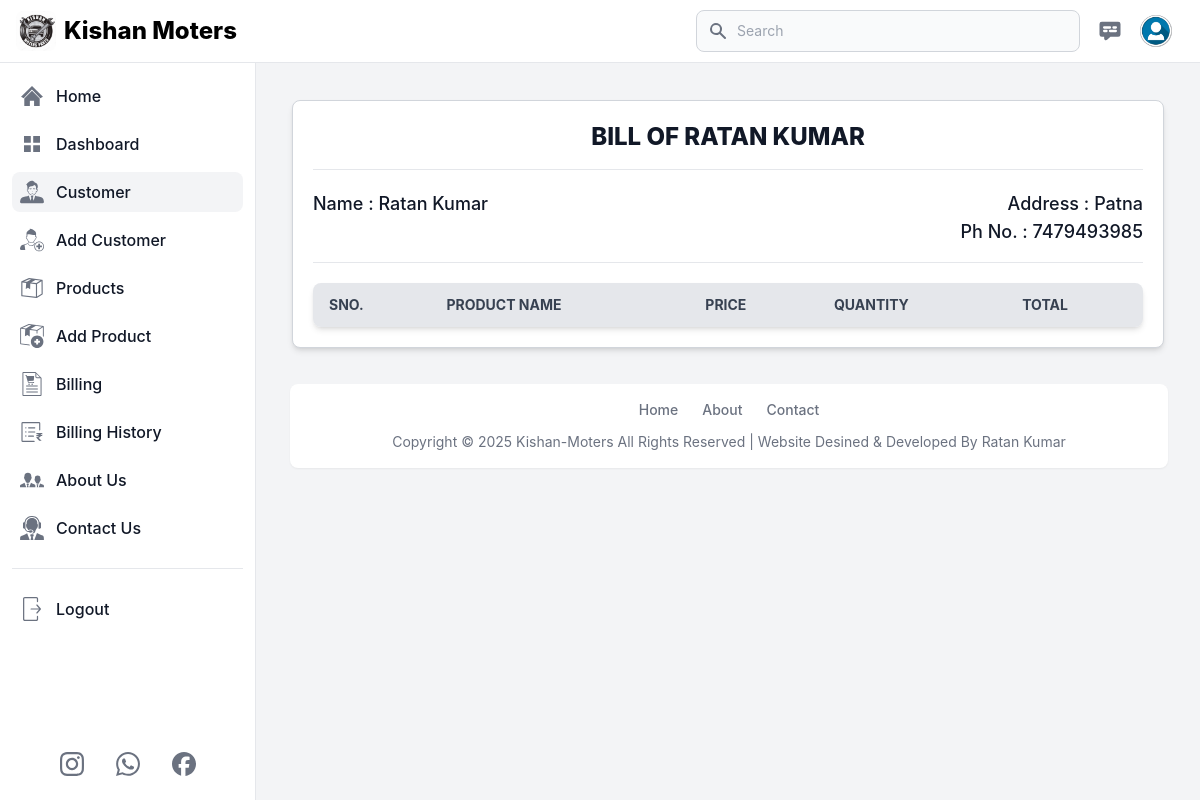
/customer_billing_detail/2/17 (signed in), run on an earlier commit of the app's database.
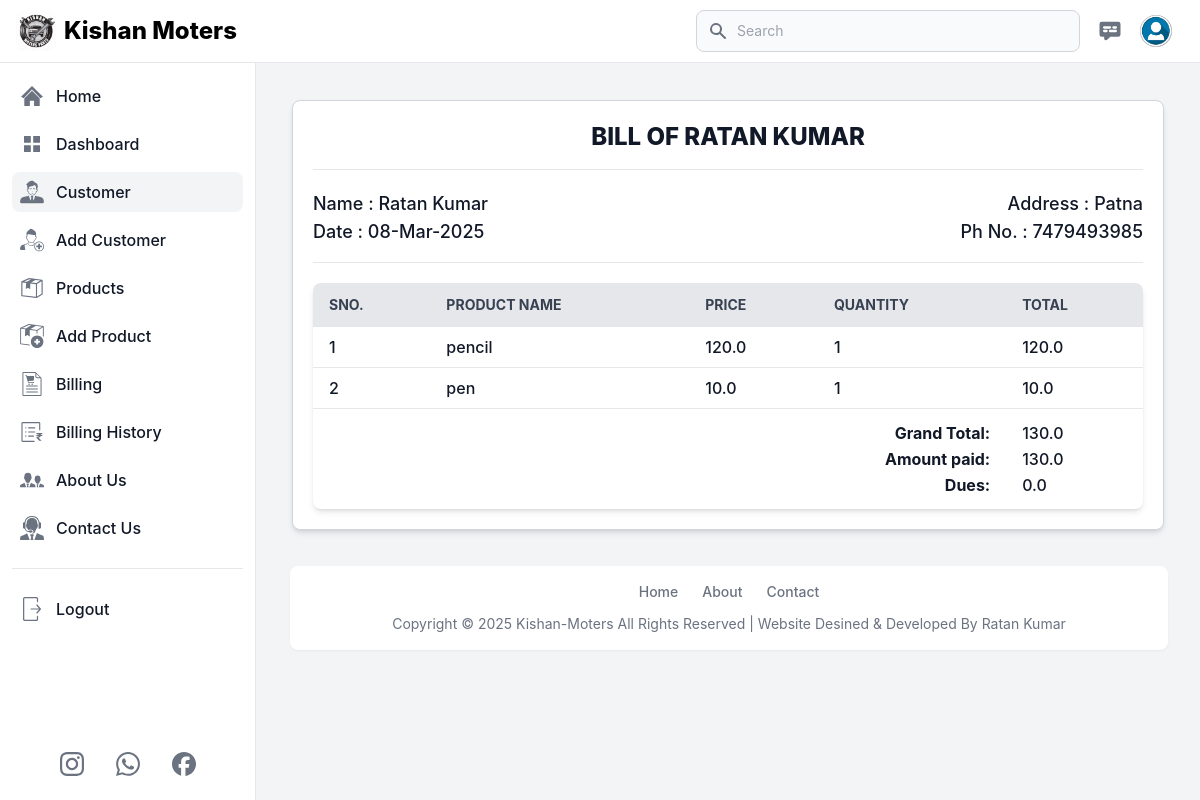
And on a later commit of the database.
### app.py (models this page shows, shortened)
class Customer(db.Model):
    id = db.Column(db.Integer, primary_key=True)
    user_id = db.Column(db.Integer, db.ForeignKey('user.id'), nullable=False)
    customer_name = db.Column(db.String(100), nullable=False)
    customer_village = db.Column(db.String(100), nullable=False)
    customer_mob_no = db.Column(db.String(100), nullable=False)

class BillingDetails(db.Model):
    id = db.Column(db.Integer, primary_key=True)
    billing_id = db.Column(db.Integer, db.ForeignKey('billing.id'), nullable=False)
    product_id = db.Column(db.Integer, db.ForeignKey('products.id'), nullable=False)
    quantity = db.Column(db.Integer, nullable=False)
    total_price = db.Column(db.Float, nullable=False)
    billing = db.relationship('Billing', backref=db.backref('details', lazy=True, cascade="all"))
    product = db.relationship('Products', backref=db.backref('billing_details', lazy=True, cascade="all"))

class Billing(db.Model):
    id = db.Column(db.Integer, primary_key=True)
    customer_id = db.Column(db.Integer, db.ForeignKey('customer.id'), nullable=False)
    billing_date = db.Column(db.DateTime, default=india_time)
    total_amount = db.Column(db.Float, nullable=False)
    amount_paid = db.Column(db.Float, default=0)  # Amount the customer paid
    dues = db.Column(db.Float, default=0)  # Remaining amount to be paid
    customer = db.relationship('Customer', backref=db.backref('bills', lazy=True, cascade="all"))

class Products(db.Model):
    id = db.Column(db.Integer, primary_key=True)
    user_id = db.Column(db.Integer, db.ForeignKey('user.id'), nullable=False)
    prod_name = db.Column(db.String(100), nullable=False)
    prod_quantity = db.Column(db.Integer, nullable=False)
    prod_sell_price = db.Column(db.Integer, nullable=False)
    prod_mrp = db.Column(db.Integer, nullable=False)
    prod_buy_price = db.Column(db.Integer, nullable=False)
    prod_min_quantity = db.Column(db.Integer, nullable=False)

### app.py (the view)
@app.route('/customer_billing_detail/<int:custo_id>/<int:bill_id>', methods=['GET'])
def customer_billing_detail(custo_id, bill_id):
    if 'email' in session:
        user = User.query.filter_by(email=session['email']).first()
        customer = Customer.query.filter_by(id=custo_id, user_id=user.id).first()
        messages = Contact_us.query.order_by(Contact_us.id.desc()).all()
        customer_billing_details = (
            db.session.query(BillingDetails, Billing, Products)
            .join(Billing, BillingDetails.billing_id == Billing.id)
            .join(Products, BillingDetails.product_id == Products.id)
            .filter(Billing.id == bill_id)
            .all()
        )
        return render_template(
            'customer_bill_detail.html',
            title='Customer Detail',
            current_page='customer',
            user=user,
            customer=customer,
            customer_billing_details=customer_billing_details,
            messages=messages
        )
    else:
        flash('You need to login first.', 'error')
        return redirect('/login')

### templates/customer_bill_detail.html
{% extends 'layout.html' %}
{% block content %}
<main class="p-4 md:ml-64 h-auto pt-20">
    <div class="p-5 m-2 md:m-5 bg-white dark:bg-gray-800 rounded-lg shadow-md border border-gray-300 dark:border-gray-700">
        <div class="flex justify-center items-center pb-4 mb-4 rounded-t border-b sm:mb-5 dark:border-gray-600">
            <h3 class="text-2xl block uppercase font-extrabold text-gray-900 dark:text-white">
                Bill of {{customer.customer_name}}
            </h3>
        </div>
        <div class="grid sm:grid-cols-2 pb-4 rounded-t border-b dark:border-gray-600">
            <div class="text-lg font-medium text-gray-900 dark:text-white">
                <label for="Customer Name" class="block">
                    Name : {{customer.customer_name}}
                </label>
                {% for details, bill, product in customer_billing_details %}
                {% if loop.first %}
                <label for="Date" class="block">
                    Date : {{ bill.billing_date.strftime('%d-%b-%Y') }}
                </label>
                {% endif %}
                {% endfor %}
            </div>
            <div class="text-lg md:text-right font-medium text-gray-900 dark:text-white">
                <label for="Customer Address" class="block">
                    Address : {{customer.customer_village}}
                </label>
                <label for="customer_phone" class="block">
                    Ph No. : {{customer.customer_mob_no}}
                </label>
            </div>
        </div>
        <div class="mt-5 bg-white dark:bg-gray-800 relative shadow-md sm:rounded-lg overflow-hidden">
            <div class="overflow-x-auto">
                <table class="billing-table  w-full text-sm text-left text-gray-500 dark:text-gray-400">
                    <thead class="text-sm text-gray-700 uppercase bg-gray-200 dark:bg-gray-700 dark:text-gray-400">
                        <tr>
                            <th scope="col" class="px-4 py-3 whitespace-nowrap">SNo.</th>
                            <th scope="col" class="px-4 py-3 whitespace-nowrap">Product Name</th>
                            <th scope="col" class="px-4 py-3 whitespace-nowrap">Price</th>
                            <th scope="col" class="px-4 py-3 whitespace-nowrap">Quantity</th>
                            <th scope="col" class="px-4 py-3 whitespace-nowrap">Total</th>
                        </tr>
                    </thead>
                    <tbody>
                        {% for details, bill, product in customer_billing_details %}
                            <tr class="border-b text-base dark:border-gray-600 hover:bg-gray-100 dark:hover:bg-gray-700">
                                <td class="px-4 py-2 font-medium text-gray-900 whitespace-nowrap dark:text-white">
                                    <div class="flex items-center">
                                        {{loop.index}}
                                    </div>
                                </td>
                                <td class="px-4 py-2 font-medium text-gray-900 whitespace-nowrap dark:text-white">
                                    <div class="flex items-center">
                                        {{product.prod_name}}
                                    </div>
                                </td>
                                <td class="px-4 py-2 font-medium text-gray-900 whitespace-nowrap dark:text-white">
                                    <div class="flex items-center">
                                        {{details.total_price/details.quantity}}
                                    </div>
                                </td>
                                <td class="px-4 py-2 font-medium text-gray-900 whitespace-nowrap dark:text-white">
                                    <div class="flex items-center">
                                        {{details.quantity}}
                                    </div>
                                </td>
                                <td class="px-4 py-2 font-medium text-gray-900 whitespace-nowrap dark:text-white">
                                    <div class="flex items-center">
                                        {{details.total_price}}
                                    </div>
                                </td>
                            </tr>
                        {% endfor %}
                        {% for details, bill, product in customer_billing_details %}
                            {% if loop.first %}
                                <tr>
                                    <td colspan="4" class="text-right px-4 pt-3 text-base font-medium text-gray-900 whitespace-nowrap dark:text-white">
                                        <strong>Grand Total:</strong>
                                    </td>
                                    <td colspan="2" class="grand-total px-4 pt-3 text-base font-medium text-gray-900 whitespace-nowrap dark:text-white">
                                        {{ bill.total_amount}}
                                    </td>
                                </tr>
                                <tr>
                                    <td colspan="4" class="text-right px-4 text-base font-medium text-gray-900 whitespace-nowrap dark:text-white">
                                        <strong>Amount paid:</strong>
                                    </td>
                                    <td colspan="2" class="grand-total px-4 text-base font-medium text-gray-900 whitespace-nowrap dark:text-white">
                                        {{ bill.amount_paid}}
                                    </td>
                                </tr>
                                <tr>
                                    <td colspan="4" class="text-right px-4 pb-3 text-base font-medium text-gray-900 whitespace-nowrap dark:text-white">
                                        <strong>Dues:</strong>
                                    </td>
                                    <td colspan="2" class="grand-total px-4 pb-3 text-base font-medium text-gray-900 whitespace-nowrap dark:text-white">
                                        {{bill.total_amount - bill.amount_paid}}
                                    </td>
                                </tr>
                            {% endif %}
                        {% endfor %}
                    </tbody>
                </table>
            </div>
        </div>
    </div>
</main>
{% endblock %}

What changed in the data, as far as the page shows it:
added BillingDetails: billing_date "08-Mar-2025", prod_name "pencil", details.total_price/details.quantity "120.0", quantity "1", total_price "120.0", total_amount "130.0", amount_paid "130.0", bill.total_amount-bill.amount_paid "0.0"
added BillingDetails: prod_name "pen", details.total_price/details.quantity "10.0", quantity "1", total_price "10.0"
